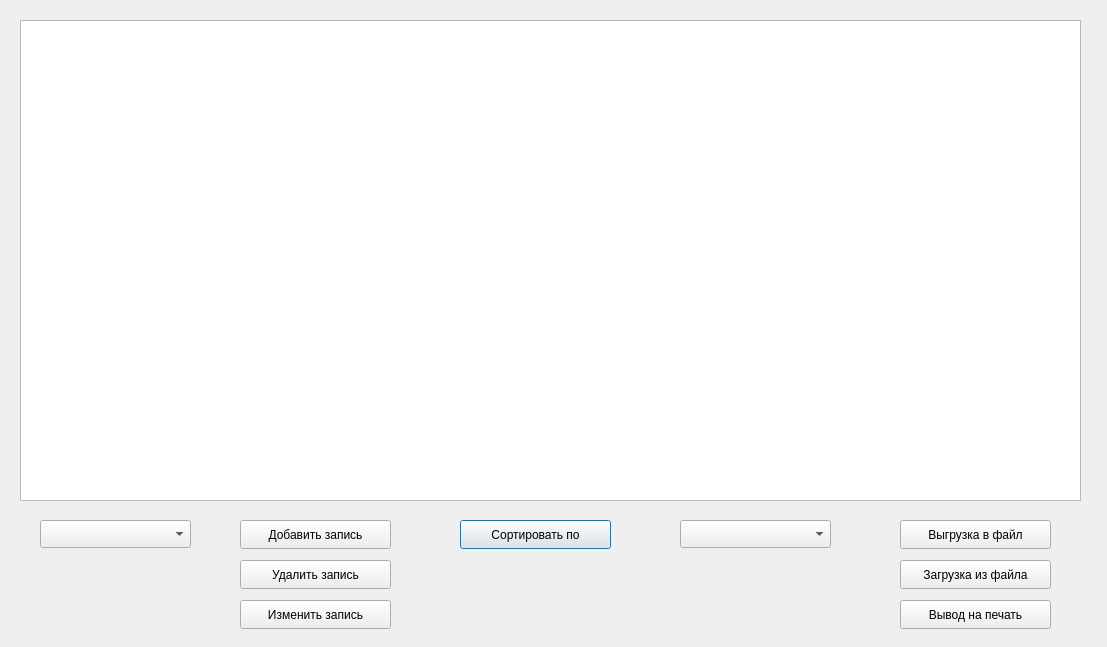
<?xml version="1.0" encoding="UTF-8"?>
<ui version="4.0">
 <class>base_view</class>
 <widget class="QDialog" name="base_view">
  <property name="geometry">
   <rect>
    <x>0</x>
    <y>0</y>
    <width>1107</width>
    <height>647</height>
   </rect>
  </property>
  <property name="windowTitle">
   <string>Dialog</string>
  </property>
  <widget class="QTableWidget" name="tableWidget">
   <property name="geometry">
    <rect>
     <x>20</x>
     <y>20</y>
     <width>1061</width>
     <height>481</height>
    </rect>
   </property>
  </widget>
  <widget class="QComboBox" name="comboBox">
   <property name="geometry">
    <rect>
     <x>40</x>
     <y>520</y>
     <width>151</width>
     <height>28</height>
    </rect>
   </property>
  </widget>
  <widget class="QComboBox" name="sort_pick">
   <property name="geometry">
    <rect>
     <x>680</x>
     <y>520</y>
     <width>151</width>
     <height>28</height>
    </rect>
   </property>
  </widget>
  <widget class="QPushButton" name="sortButton">
   <property name="geometry">
    <rect>
     <x>460</x>
     <y>520</y>
     <width>151</width>
     <height>29</height>
    </rect>
   </property>
   <property name="text">
    <string>Сортировать по</string>
   </property>
  </widget>
  <widget class="QPushButton" name="dobavButton">
   <property name="geometry">
    <rect>
     <x>240</x>
     <y>520</y>
     <width>151</width>
     <height>29</height>
    </rect>
   </property>
   <property name="text">
    <string>Добавить запись</string>
   </property>
  </widget>
  <widget class="QPushButton" name="udalButton_2">
   <property name="geometry">
    <rect>
     <x>240</x>
     <y>560</y>
     <width>151</width>
     <height>29</height>
    </rect>
   </property>
   <property name="text">
    <string>Удалить запись</string>
   </property>
  </widget>
  <widget class="QPushButton" name="izmenButton_3">
   <property name="geometry">
    <rect>
     <x>240</x>
     <y>600</y>
     <width>151</width>
     <height>29</height>
    </rect>
   </property>
   <property name="text">
    <string>Изменить запись</string>
   </property>
  </widget>
  <widget class="QPushButton" name="vigruzka">
   <property name="geometry">
    <rect>
     <x>900</x>
     <y>520</y>
     <width>151</width>
     <height>29</height>
    </rect>
   </property>
   <property name="text">
    <string>Выгрузка в файл</string>
   </property>
  </widget>
  <widget class="QPushButton" name="vivod">
   <property name="geometry">
    <rect>
     <x>900</x>
     <y>600</y>
     <width>151</width>
     <height>29</height>
    </rect>
   </property>
   <property name="text">
    <string>Вывод на печать</string>
   </property>
  </widget>
  <widget class="QPushButton" name="zagruzka">
   <property name="geometry">
    <rect>
     <x>900</x>
     <y>560</y>
     <width>151</width>
     <height>29</height>
    </rect>
   </property>
   <property name="text">
    <string>Загрузка из файла</string>
   </property>
  </widget>
 </widget>
 <resources/>
 <connections/>
</ui>
